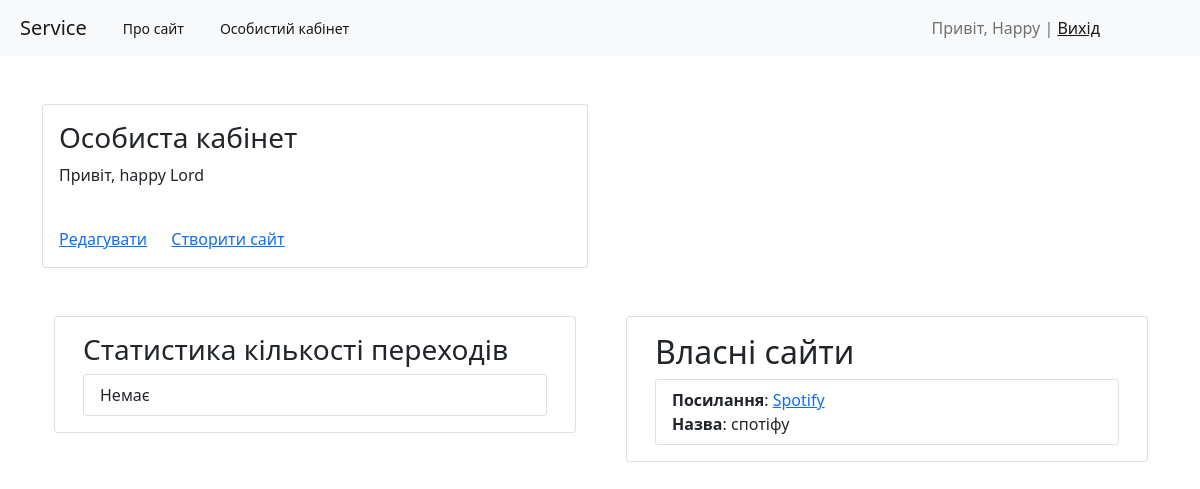
The page /profile (signed in) on the database as committed earlier.
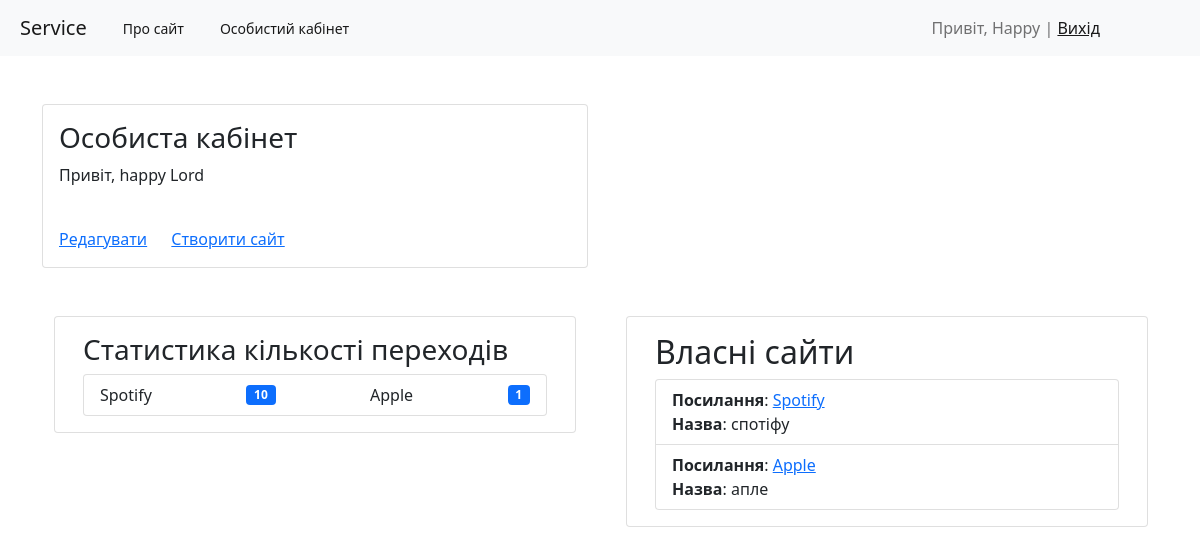
The same page on the database as committed later.
### service/models.py (models this page shows, shortened)
class UserURL(models.Model):
    user = models.ForeignKey(User, on_delete=models.CASCADE, verbose_name='Користувач')
    site_url = models.CharField(max_length=150, verbose_name='Посилання')
    site_name = models.CharField(max_length=150, verbose_name='Назва сайту')

class Click(models.Model):
    user = models.ForeignKey(User, on_delete=models.CASCADE, default=1, verbose_name='Користувач')
    url = models.URLField(_("Посилання"), unique=True)
    click_count = models.PositiveIntegerField(_("Кількість кліків"), default=0)
    class Meta:
        verbose_name = _("URL click")
        verbose_name_plural = _("URL clicks")

### service/views.py (the view)
# urls.py: path('profile', UserProfileView.as_view(), name='profile'),
@method_decorator(login_required, name='dispatch')
class UserProfileView(DetailView):
    model = User
    template_name = 'service/profile.html'
    context_object_name = 'user'
    def get_object(self, queryset=None):
        return self.request.user
    def get_context_data(self, **kwargs):
        context = super().get_context_data(**kwargs)
        context['sites'] = UserURL.objects.filter(user=self.request.user)
        context['clicks'] = Click.objects.filter(user=self.request.user)
        return context

### service/templates/service/profile.html (shortened to what this page needs)
{% extends 'base.html' %}
{% block content %}
<div class="container mt-5">
    <div class="row">
        <div class="col-md-6">
            <div class="card">
                <div class="card-body">
                    <h3 class="card-title">Особиста кабінет</h3>
                    <p class="card-text">Привіт, {{ user }} {{ user.last_name }}</p>
                    <br>
                    <div class="card-content">
                        <a href="{% url 'update' user.pk %}">Редагувати</a>
                        <a href="{% url 'create' %}" style="margin-left: 20px">Створити сайт</a>
                    </div>
                </div>
            </div>
            <div class="container mt-5">
                <div class="row" style="flex-direction: row; align-items: flex-start; flex-wrap: nowrap">
                    <div class="card">
                        <div class="card-body">
                            <h3 class="card-title">Статистика кількості переходів</h3>
                            <ul class="list-group">
                                <li class="list-group-item d-flex justify-content-between align-items-center">
                                    {% if clicks %}
                                        {% for click in clicks %}
                                            {{ click.url }}
                                            <span class="badge bg-primary">{{ click.click_count }}</span>
                                        {% endfor %}
                                    {% else %}
                                        Немає
                                    {% endif %}
                                </li>
                            </ul>
                        </div>
                    </div>
                    <div class="card" style="margin-left: 50px">
                        <div class="card-body">
                            <h2>Власні сайти</h2>
                            <ul class="list-group">
                                {% if sites %}
                                {% for item in sites %}
                                <li class="list-group-item"><b>Посилання</b>: <a
                                        href="{% url 'proxy_detail_view' site_url=item.site_url path='home' %}">
                                    {{ item.site_url }}</a><br><b>Назва</b>:
                                    {{ item.site_name }}
                                </li>
                                {% endfor %}
                                {% else %}
                                <p class="card-text">Не створено</p>
                                {% endif %}
                            </ul>
                        </div>
                    </div>
                </div>
            </div>
        </div>
    </div>
    {% endblock %}

Rows that differ between the two databases and show on the page:
added Click: url "Spotify", click_count "10"
added Click: url "Apple", click_count "1"
added UserURL: site_url "Apple", site_name "апле"
Other text that changed with them:
text no longer shown: "Немає"
